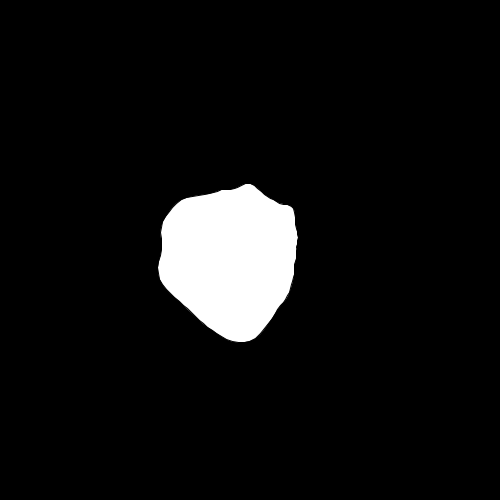
Frame 1 (no input)
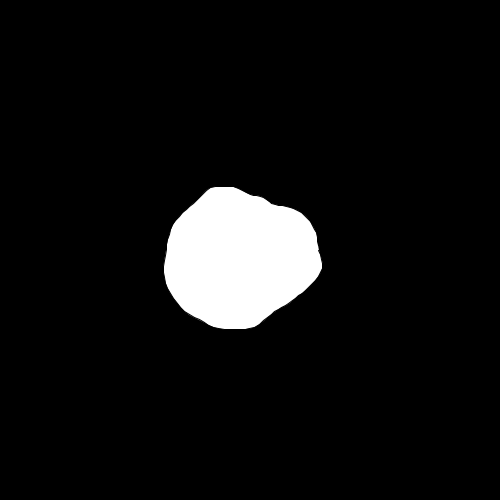
Frame 60 (the mouse pressed at the canvas centre just before this capture)
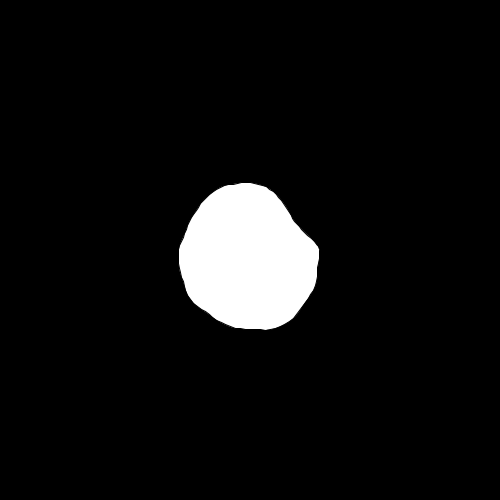
Frame 120 (the mouse held since frame 60 and released just before this capture)

The Processing sketch that drew these frames (run headless with seeded random() and noise(); from frame 60 on, the mouse is pressed at the canvas centre):

// Processing sketch: basic_closed_perlin_noise
// ── basic_closed_perlin_noise.pde
int   SEGMENTS          = 100;
float ANGLE_PER_SEGMENT = TWO_PI / SEGMENTS;
int   INNER_RADIUS      = 20;
float RADIUS_VARIATION  = 100;

void setup() {
  size(500, 500);
 }

PVector PointForIndex(int i) {
  float angle = ANGLE_PER_SEGMENT * i;
  
  float cosAngle = cos(angle);
  float sinAngle = sin(angle);
  
  float noiseScale = 0.5;
  float time = frameCount * 0.01;
  float noiseValue = noise(noiseScale * cosAngle + noiseScale,
                           noiseScale * sinAngle + noiseScale,
                           time);
                           
  float radius = INNER_RADIUS + (RADIUS_VARIATION * noiseValue);
  
  return new PVector(radius * cosAngle, radius * sinAngle);
}

void draw() {
  translate(width / 2, height / 2);

  background(0);
  fill(255);
  
  beginShape();
  for (int i = 0; i < SEGMENTS; ++ i){
    vertex(PointForIndex(i).x, PointForIndex(i).y);
  }
  endShape();
  //translate(width / 2, height / 2);
  
  //for (int i = 0; i < SEGMENTS; ++i) {
  //  PVector p0 = PointForIndex(i);
  //  PVector p1 = PointForIndex(i + 1);
    
  //  line(p0.x, p0.y, p1.x, p1.y);
  //}
}
